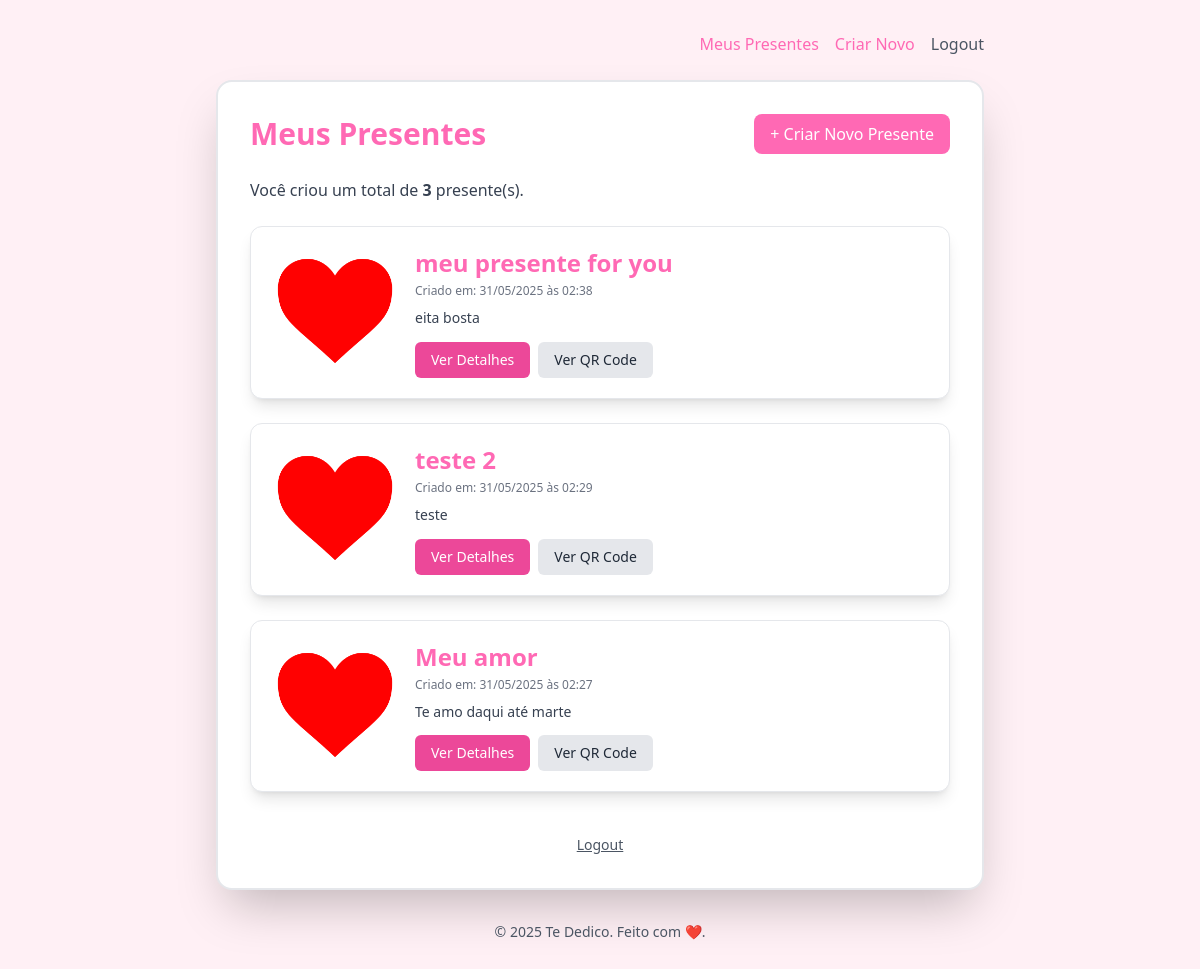
The app's page / (signed in), older data.
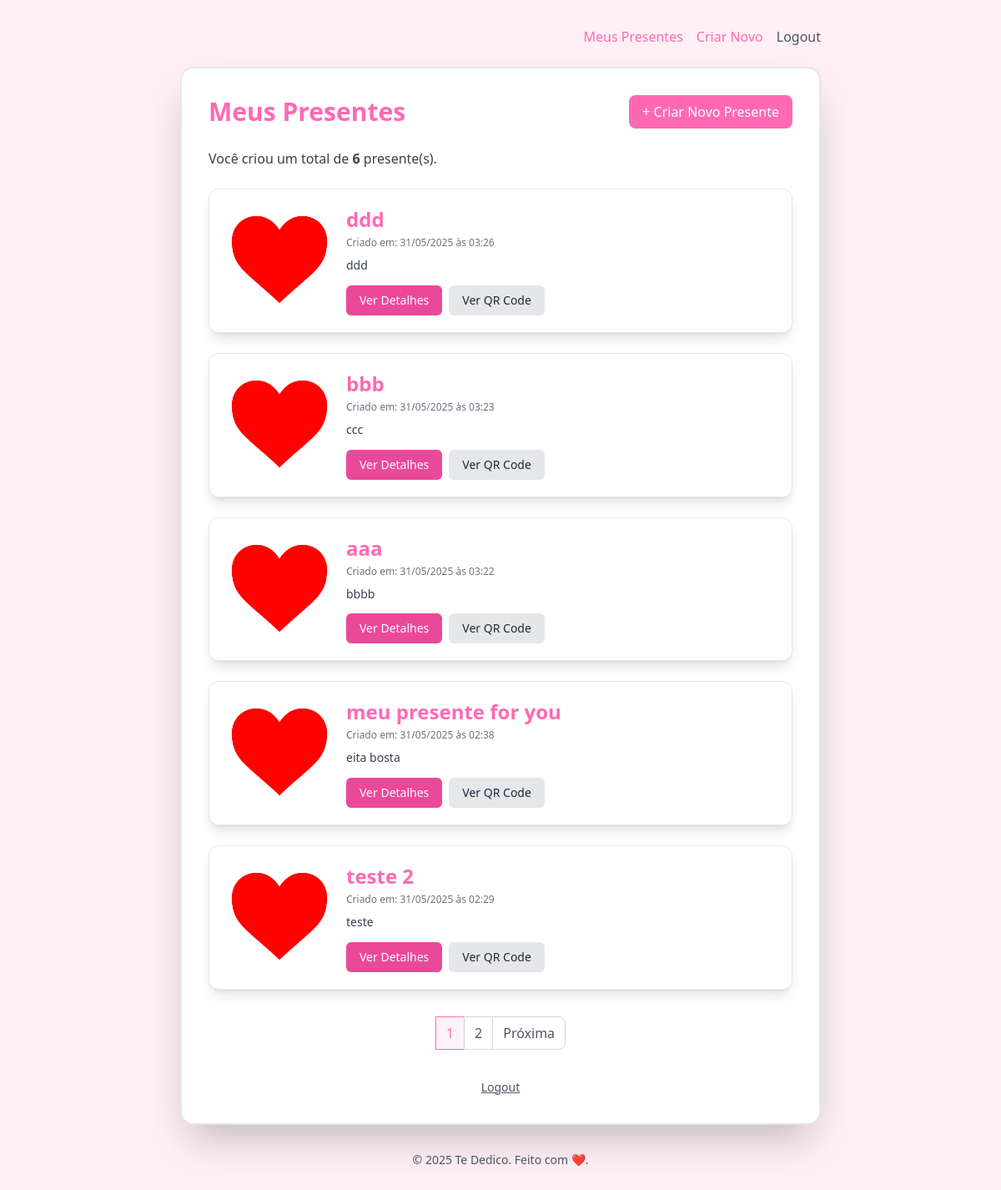
The same page, newer data.
### app/models.py (models this page shows, shortened)
class Presente(models.Model):
    autor = models.ForeignKey(User, on_delete=models.CASCADE, related_name="presentes", verbose_name="Autor")
    titulo = models.CharField(max_length=255, verbose_name="Título")
    mensagem = models.TextField(verbose_name="Mensagem")
    imagem = models.ImageField(upload_to='imagens/', blank=True, null=True, verbose_name="Imagem")
    video_url = models.URLField(blank=True, null=True, verbose_name="URL do Vídeo")
    criado_em = models.DateTimeField(auto_now_add=True, verbose_name="Criado em")
    qr_code = models.ImageField(upload_to='qrcodes/', blank=True, null=True, verbose_name="QR Code")
    cor_fundo = models.CharField(
        max_length=7,  # Para código hexadecimal ex: #RRGGBB
        blank=True,
        null=True,
        verbose_name="Cor de Fundo",
        help_text="Ex: #FFFFFF para branco. Deixe em branco para usar o padrão."
    )
    cor_destaque = models.CharField(
        max_length=7,  # Para código hexadecimal ex: #RRGGBB
        blank=True,
        null=True,
        verbose_name="Cor de Destaque",
        help_text="Ex: #FF69B4 para rosa. Deixe em branco para usar o padrão."
    )
    musica_url = models.URLField(
        blank=True,
        null=True,
        verbose_name="URL da Música de Fundo",
        help_text="Link direto para um arquivo de áudio (ex: .mp3) ou serviço de streaming compatível."
    )
    def get_absolute_url(self):
        return reverse('ver_presente', kwargs={'id': self.id})
    class Meta:
        verbose_name = "Presente"
        verbose_name_plural = "Presentes"
        ordering = ['-criado_em']

### app/views.py (the view)
# urls.py: path('', dashboard_view, name='dashboard'),
@login_required
def dashboard_view(request):
    presentes_list = Presente.objects.filter(autor=request.user).order_by('-criado_em')
    paginator = Paginator(presentes_list, 5)
    page_number = request.GET.get('page')
    page_obj = paginator.get_page(page_number)
    context = {
        'page_obj': page_obj,
        'total_presentes': presentes_list.count()
    }
    return render(request, 'dashboard/dashboard.html', context) # Novo template

### app/templates/dashboard/dashboard.html (shortened to what this page needs)
{% extends 'base.html' %}
{% block content %}
<div class="flex justify-between items-center mb-6">
  <h1 class="text-3xl font-bold text-[var(--casal-accent)]">Meus Presentes</h1>
  <a href="{% url 'criar_presente' %}" class="bg-[var(--casal-accent)] text-white px-4 py-2 rounded-lg hover:opacity-90 transition-opacity">
    &#43; Criar Novo Presente
  </a>
</div>
{% if user.is_authenticated and user.presentes.count > 0 %}
  <p class="mb-6 text-gray-700">Você criou um total de <span class="font-semibold">{{ total_presentes }}</span> presente(s).</p>
  <div class="space-y-6">
    {% for presente in page_obj.object_list %}
    <div class="bg-white p-5 rounded-xl shadow-lg border border-gray-200 hover:shadow-xl transition-shadow duration-300 ease-in-out">
      <div class="flex flex-col sm:flex-row sm:items-start sm:space-x-4">
        {% if presente.imagem %}
        <img src="{{ presente.imagem.url }}" alt="Imagem de {{ presente.titulo }}" class="w-full sm:w-32 h-32 object-cover rounded-lg mb-3 sm:mb-0">
        {% else %}
        <div class="w-full sm:w-32 h-32 bg-gray-100 rounded-lg flex items-center justify-center text-gray-400 text-sm mb-3 sm:mb-0">
          Sem imagem
        </div>
        {% endif %}
        <div class="flex-grow">
          <h2 class="text-2xl font-semibold text-[var(--casal-accent)] mb-1">{{ presente.titulo }}</h2>
          <p class="text-xs text-gray-500 mb-2">Criado em: {{ presente.criado_em|date:"d/m/Y \à\s H:i" }}</p>
          <p class="text-gray-700 text-sm mb-3 leading-relaxed line-clamp-3">{{ presente.mensagem }}</p>
          <div class="flex flex-wrap gap-2 mt-3">
            <a href="{{ presente.get_absolute_url }}" class="text-sm bg-pink-500 text-white px-4 py-2 rounded-md hover:bg-pink-600 transition-colors">
              Ver Detalhes
            </a>
            <a href="{{ presente.qr_code.url }}" target="_blank" class="text-sm bg-gray-200 text-gray-800 px-4 py-2 rounded-md hover:bg-gray-300 transition-colors" title="Ver QR Code">
              Ver QR Code
            </a>
            </div>
        </div>
      </div>
    </div>
    {% endfor %}
  </div>
  {% if page_obj.has_other_pages %}
    <div class="mt-10 flex justify-center">
      <nav aria-label="Paginação dos presentes">
        <ul class="inline-flex items-center -space-x-px">
          {% for num in page_obj.paginator.page_range %}
            {% if page_obj.number == num %}
              <li>
                <a href="?page={{ num }}" class="py-2 px-3 leading-tight text-[var(--casal-accent)] bg-pink-50 border border-[var(--casal-accent)] hover:bg-pink-100 hover:text-[var(--casal-accent)] transition-colors" aria-current="page">{{ num }}</a>
              </li>
            {% elif num > page_obj.number|add:'-3' and num < page_obj.number|add:'3' %}
              <li>
                <a href="?page={{ num }}" class="py-2 px-3 leading-tight text-gray-600 bg-white border border-gray-300 hover:bg-gray-100 hover:text-gray-700 transition-colors">{{ num }}</a>
              </li>
            {% endif %}
          {% endfor %}
          {% if page_obj.has_next %}
            <li>
              <a href="?page={{ page_obj.next_page_number }}" class="py-2 px-3 leading-tight text-gray-600 bg-white rounded-r-lg border border-gray-300 hover:bg-gray-100 hover:text-gray-700 transition-colors">Próxima</a>
            </li>
          {% endif %}
        </ul>
      </nav>
    </div>
  {% endif %}
{% endif %}
{% if user.is_authenticated %}
<div class="mt-10 text-center">
  <a href="{% url 'logout' %}" class="text-sm text-gray-600 hover:text-[var(--casal-accent)] underline">Logout</a>
</div>
{% endif %}
{% endblock %}

### app/templates/base.html (shortened to what this page needs)
<!DOCTYPE html>
<html lang="pt-br">
<head>
  <script src="https://cdn.tailwindcss.com"></script>
</head>
<body class="bg-[var(--casal-bg)] text-gray-800 min-h-screen flex flex-col items-center justify-start pt-8 pb-8 px-4 {% block body_class %}{% endblock %}">
  {% if user.is_authenticated and not request.resolver_match.url_name == 'ver_presente' %}
  <nav class="w-full max-w-3xl mb-6 flex justify-end space-x-4">
      <a href="{% url 'dashboard' %}" class="text-[var(--casal-accent)] hover:underline font-medium">Meus Presentes</a>
      <a href="{% url 'criar_presente' %}" class="text-[var(--casal-accent)] hover:underline font-medium">Criar Novo</a>
      <a href="{% url 'logout' %}" class="text-gray-600 hover:text-[var(--casal-accent)] hover:underline">Logout</a>
  </nav>
  {% endif %}
  <main class="w-full {% if user.is_authenticated and not request.resolver_match.url_name == 'ver_presente' %}max-w-3xl{% elif request.resolver_match.url_name == 'ver_presente' %}max-w-2xl{% else %}max-w-md{% endif %} bg-white shadow-2xl rounded-2xl p-6 md:p-8 border-2 border-[var(--casal-accent-dynamic, var(--casal-accent))]">
    {% block content %}{% endblock %}
  </main>
  <footer class="mt-8 text-center text-sm text-gray-600">
    <p>&copy; {% now "Y" %} Te Dedico. Feito com ❤️.</p>
  </footer>
</body>
</html>

### app/templates/base.html (style rules this page uses)
:root { --casal-bg: #fff0f5; --casal-accent: #ff69b4; }
.line-clamp-3 { overflow: hidden; display: -webkit-box; -webkit-box-orient: vertical; -webkit-line-clamp: 3; }

Row changes from the older to the newer data that the page shows:
no longer on this page (row unchanged): Presente: imagem (picture), titulo "Meu amor", criado_em "31/05/2025 às 02:27", mensagem "Te amo daqui até marte"
added Presente: imagem (picture), titulo "ddd", criado_em "31/05/2025 às 03:26", mensagem "ddd"
added Presente: imagem (picture), titulo "bbb", criado_em "31/05/2025 às 03:23", mensagem "ccc"
added Presente: imagem (picture), titulo "aaa", criado_em "31/05/2025 às 03:22", mensagem "bbbb"
Text that changed along with them:
{{ total_presentes }}: "3" → "6"
new list line: "1"
new list line: "2"
text now shown: "Próxima"
